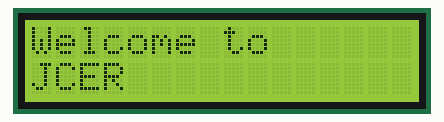
This sketch was run on a simulated Arduino Uno, built with avr-gcc and run on an emulated ATmega328P. Shown: 16×2 character LCD.

Above: at 0.1 s.
At 10.1 s:
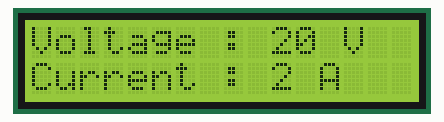

The sketch:

LCD_Disp.ino
```cpp
//Jain College of Engineering & Research, Udyambag, Belagavi-590008
//Department of Electronics & Communication Engineering
//Program to display data on 16 x 2 LCD.


#include <LiquidCrystal.h>
LiquidCrystal lcd(12, 11, 5, 4, 3, 2);

void setup()
{
  lcd.begin(16,2);
  lcd.setCursor(0, 0);
  lcd.print("Welcome to");
  lcd.setCursor(0, 1);
  lcd.print("JCER");
  delay(10000);
  lcd.clear();
  lcd.setCursor(0, 0);
  lcd.print("Voltage : 20 V");
  lcd.setCursor(0, 1);
  lcd.print("Current : 2 A");
}

void loop()
{

}
```
